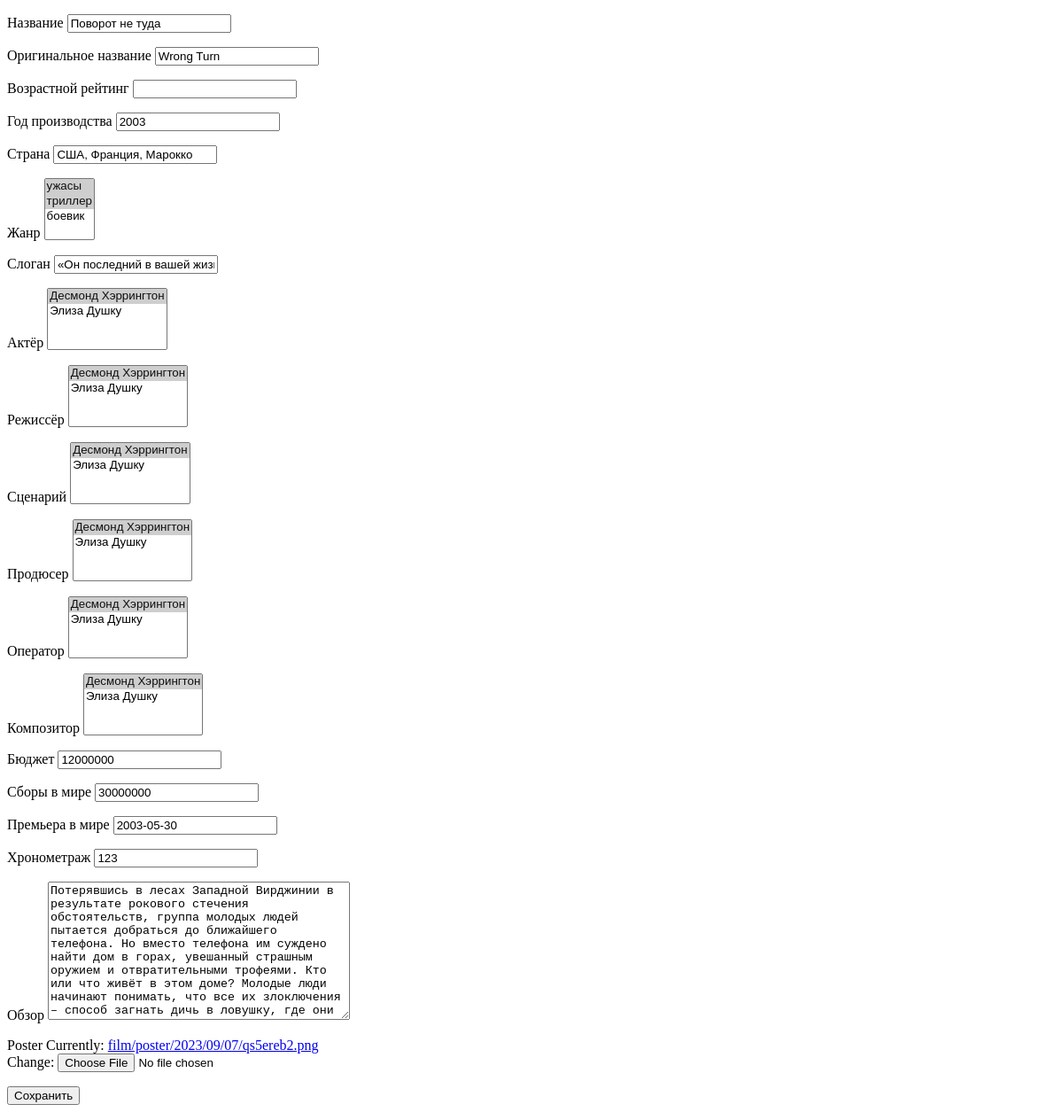
Before: /film/1/edit with the older database file.
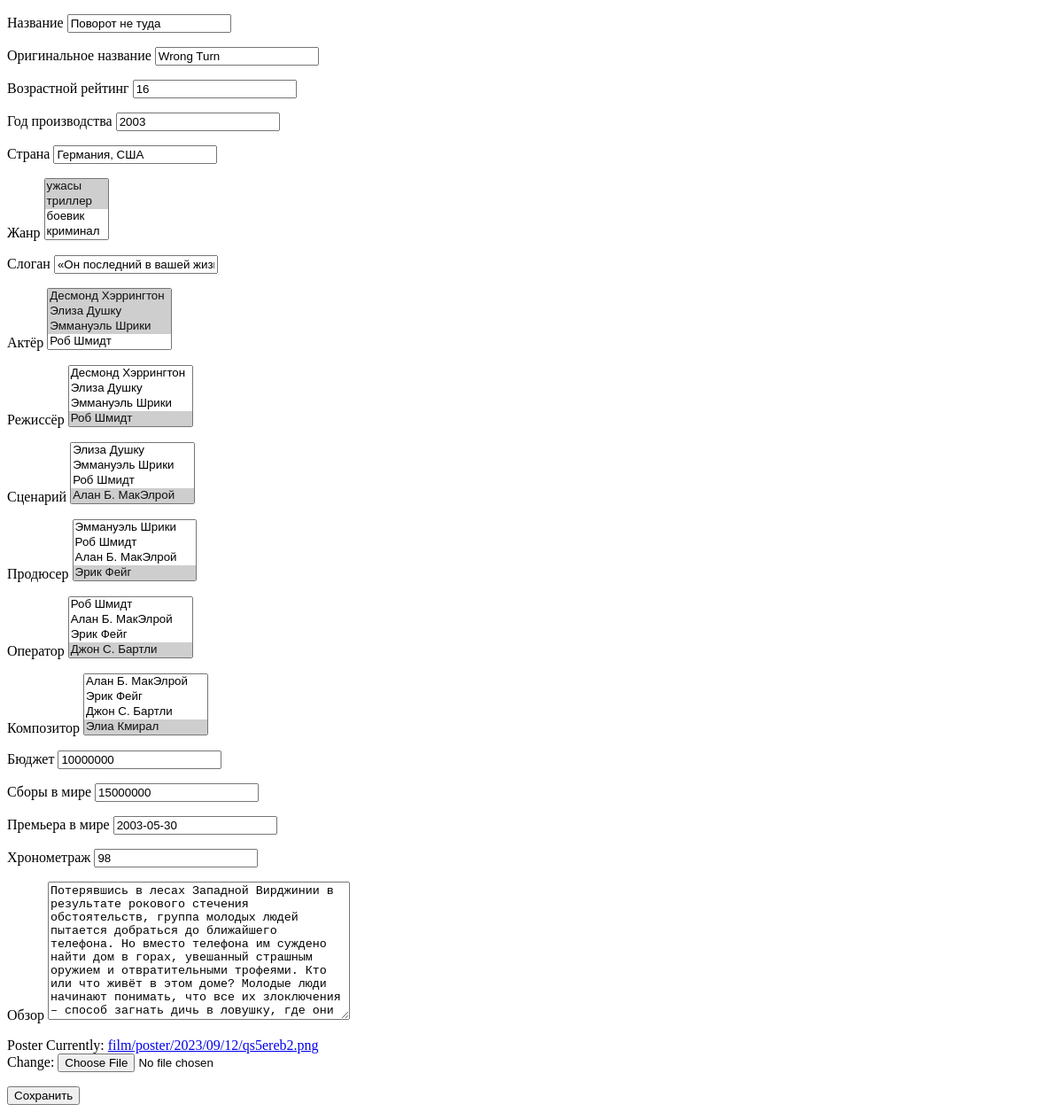
After: the same page with the newer database file.
### movies/models.py (models this page shows, shortened)
class Film(models.Model):
    title = models.CharField(max_length=100, verbose_name='Название')
    orig_title = models.CharField(max_length=100, blank=True, verbose_name='Оригинальное название')
    age_rate = models.PositiveSmallIntegerField(null=True, blank=True, verbose_name='Возрастной рейтинг')
    year = models.PositiveSmallIntegerField(null=True, blank=True, verbose_name='Год производства')
    country = models.CharField(max_length=50, blank=True, verbose_name='Страна')
    genre = models.ManyToManyField(Genre, through='FilmGenre', related_name='film_genre', verbose_name='Жанр', blank=True)
    tagline = models.CharField(max_length=100, blank=True, verbose_name='Слоган')
    actor = models.ManyToManyField(Person, blank=True, through='FilmActor', related_name='film_actor', verbose_name='Актёр')
    director = models.ManyToManyField(Person, blank=True, through='FilmDirector', related_name='film_director', verbose_name='Режиссёр')
    writer = models.ManyToManyField(Person, blank=True, through='FilmWriter', related_name='film_writer', verbose_name='Сценарий')
    producer = models.ManyToManyField(Person, blank=True, through='FilmProducer', related_name='film_producer', verbose_name='Продюсер')
    operator = models.ManyToManyField(Person, blank=True, through='FilmOperator', related_name='film_operator', verbose_name='Оператор')
    composer = models.ManyToManyField(Person, blank=True, through='FilmComposer', related_name='film_composer', verbose_name='Композитор')
    budget = models.PositiveSmallIntegerField(null=True, blank=True, verbose_name='Бюджет')
    gross_worldwide = models.PositiveSmallIntegerField(null=True, blank=True, verbose_name='Сборы в мире', default=0)
    world_premiere = models.DateField(null=True, blank=True, verbose_name='Премьера в мире')
    runtime = models.PositiveSmallIntegerField(null=True, blank=True, verbose_name='Хронометраж')
    description = models.TextField(verbose_name='Обзор')
    poster = models.ImageField(upload_to="film/poster/%Y/%m/%d/", null=True, verbose_name='Постер')

### movies/views.py (the view)
# urls.py: path('<int:pk>/edit', (FilmEdit.as_view()), name='film_edit'),
class FilmEdit(UpdateView):
    form_class = FilmForm
    model = Film
    template_name = 'movies/film_edit.html'

### movies/forms.py
class FilmForm(forms.ModelForm):
    poster = forms.ImageField()
    class Meta:
        model = Film
        fields = '__all__'

### movies/models.py (called while the page is built)
    def __str__(self):
        return self.name

    def __str__(self):
        return self.name

### templates/movies/film_edit.html (shortened to what this page needs)
<!DOCTYPE html>
<html lang="en">
{% block content %}
    <div class="edit-form">
     <form class="edit-form"    action="" method="post" enctype="multipart/form-data">
{% for f in form %}
        <p><label class="form-label" for="{{ f.id_for_label }}">{{f.label}} </label>{{ f }}</p>
{% endfor %}
    <input type="submit" value="Сохранить" />
    </form>
    </div>
{% endblock content %}

Changed rows visible on the page:
changed Film "Поворот не туда": age_rate (not shown) → "16"; country "США, Франция, Марокко" → "Германия, США"; budget "12000000" → "10000000"; gross_worldwide "30000000" → "15000000"; runtime "123" → "98"
Other visible differences:
form field genre: "ужасы ☑ / триллер ☑ / боевик" → "ужасы ☑ / триллер ☑ / боевик / криминал"
form field actor: "Десмонд Хэррингтон ☑ / Элиза Душку" → "Десмонд Хэррингтон ☑ / Элиза Душку ☑ / Эммануэль Шрики ☑ / Роб Шмидт"
form field director: "Десмонд Хэррингтон ☑ / Элиза Душку" → "Десмонд Хэррингтон / Элиза Душку / Эммануэль Шрики / Роб Шмидт ☑"
form field writer: "Десмонд Хэррингтон ☑ / Элиза Душку" → "Элиза Душку / Эммануэль Шрики / Роб Шмидт / Алан Б. МакЭлрой ☑"
form field producer: "Десмонд Хэррингтон ☑ / Элиза Душку" → "Эммануэль Шрики / Роб Шмидт / Алан Б. МакЭлрой / Эрик Фейг ☑"
form field operator: "Десмонд Хэррингтон ☑ / Элиза Душку" → "Роб Шмидт / Алан Б. МакЭлрой / Эрик Фейг / Джон С. Бартли ☑"
form field composer: "Десмонд Хэррингтон ☑ / Элиза Душку" → "Алан Б. МакЭлрой / Эрик Фейг / Джон С. Бартли / Элиа Кмирал ☑"
text no longer shown: "Currently: film/poster/2023/09/07/qs5ereb2.png Change:"
text now shown: "Currently: film/poster/2023/09/12/qs5ereb2.png Change:"
